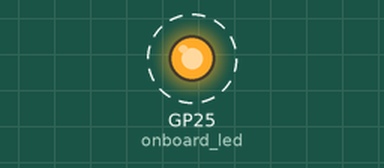
A program run on a simulated Raspberry Pi Pico running MicroPython. Parts: output pins drawn as LEDs (lit = HIGH). Dashed ring = blinking. At 10.0 s the program stops and its outputs stay as they are.

Above: at 0.2 s.
Timing chart, 0 to 3.0 s (numbered marks = the images above):
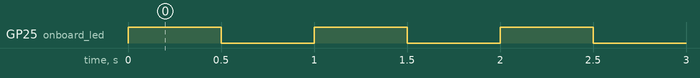

Measured:
- by itself, GP25 (onboard_led): alternates HIGH for 0.50 s and LOW for 0.50 s, 20 changes in all, then stays LOW

The program:

Beispiel1.py
```python
# This script will be executed by the Python interpreter and make the LED of the Raspberry Pi Oico blink.
from machine import Pin
import utime

onboard_led = Pin(25, Pin.OUT) # create a Pin object for the onboard LED

for i in range(10): # loop 10 times
    onboard_led.toggle() # turn the LED on
    utime.sleep(0.5) # wait for 0.5 seconds
    onboard_led.toggle() # turn the LED off
    utime.sleep(0.5) # wait for 0.5 seconds
```
